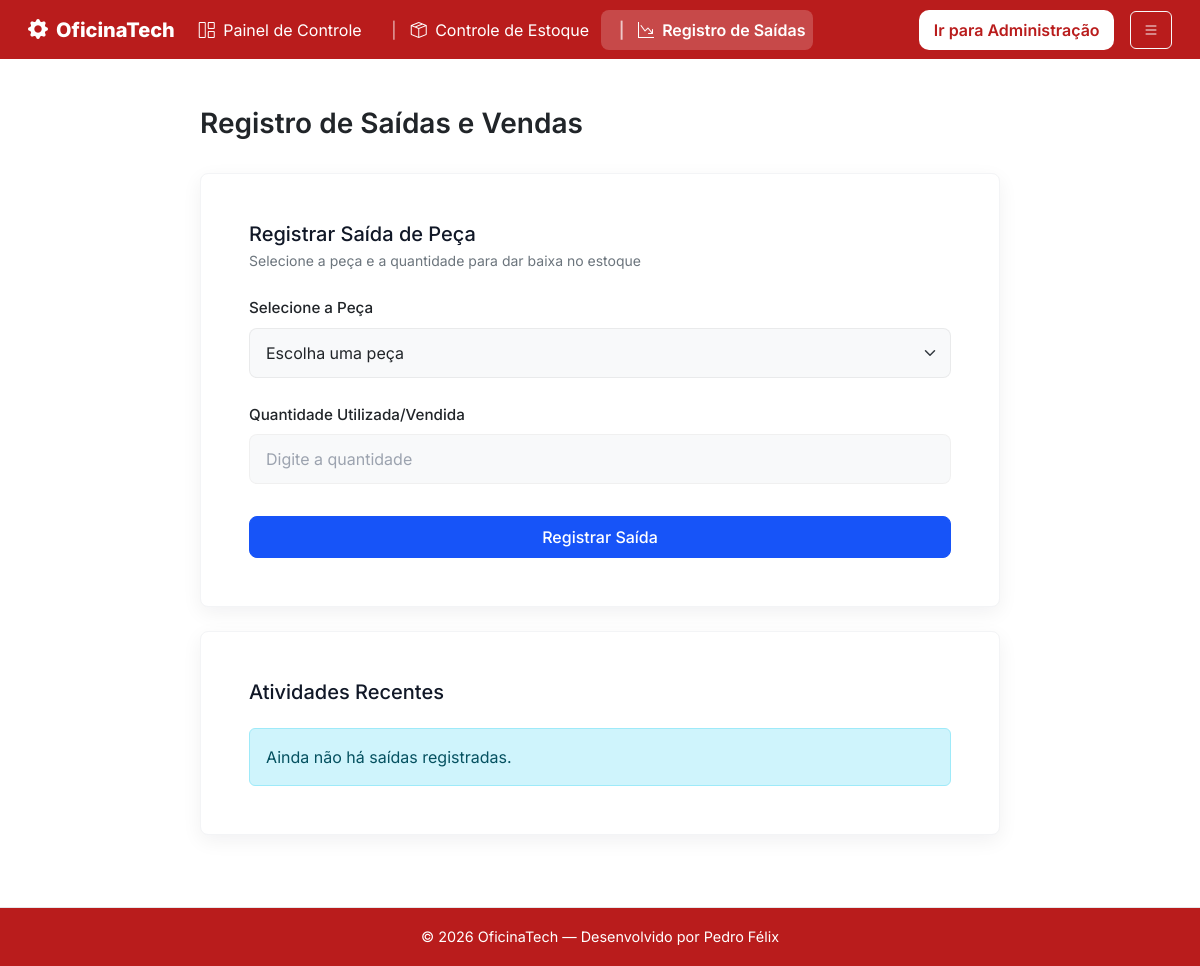
Page /saidas/ (signed in) on the earlier database version.
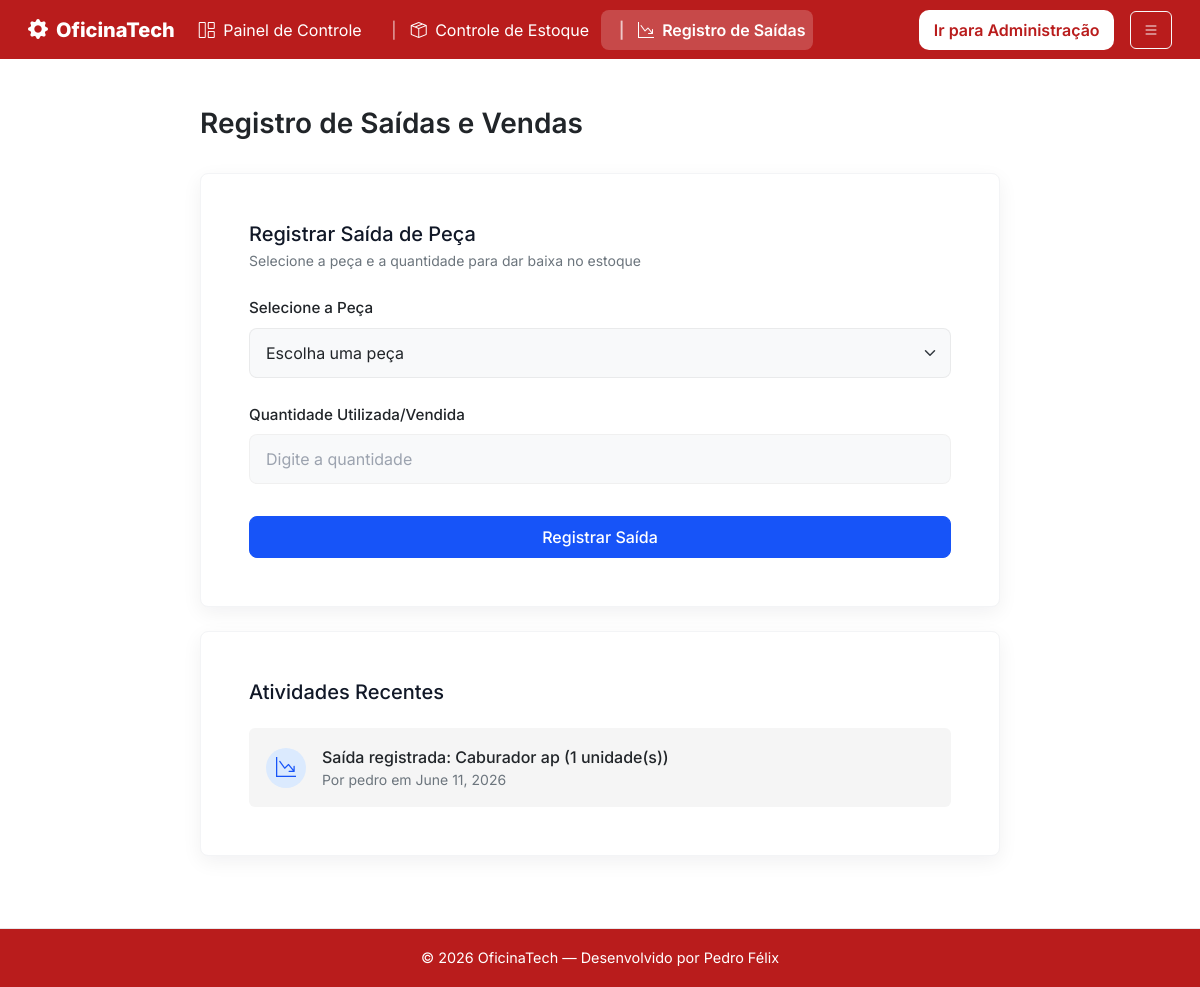
Same page on the later database version.
### oficinatech01/models.py (models this page shows, shortened)
class Venda(models.Model):
    id_venda = models.AutoField(primary_key=True)
    data_venda = models.DateField(auto_now_add=True)
    quant_venda = models.IntegerField()
    id_funcionario = models.ForeignKey(Funcionario, on_delete=models.PROTECT, related_name='vendas')
    id_peca = models.ForeignKey(Peca, on_delete=models.PROTECT, related_name='vendas')

class Peca(models.Model):
    id_peca = models.AutoField(primary_key=True)
    nome_peca = models.CharField(max_length=255)
    descricao_peca = models.TextField(blank=True, null=True)
    custo_peca = models.DecimalField(max_digits=10, decimal_places=2)  # Melhor que Float para dinheiro
    quant_peca = models.IntegerField(default=0)
    alerta_quant = models.IntegerField(default=5)
    ativo = models.BooleanField(default=True)
    data_inativacao = models.DateField(blank=True, null=True)
    data_registo = models.DateField(auto_now_add=True)
    fornecedores = models.ManyToManyField(Fornecedor, related_name='pecas', blank=True)

class Funcionario(models.Model):
    id_funcionario = models.AutoField(primary_key=True)
    user = models.OneToOneField(User, on_delete=models.CASCADE, null=True, blank=True)
    nome_funcionario = models.CharField(max_length=255)
    email_funcionario = models.EmailField(blank=True, null=True)
    cargo_funcionario = models.CharField(max_length=100, blank=True, null=True)
    ativo = models.BooleanField(default=True)
    data_inativacao = models.DateField(blank=True, null=True)
    data_registo = models.DateField(auto_now_add=True)

### oficinatech/views.py (the view, shortened to what this page needs)
# urls.py: path('saidas/', views.saidas, name='saidas'),
@login_required
def saidas(request):
    pecas = Peca.objects.filter(ativo=True).order_by('nome_peca')
    vendas_recentes = Venda.objects.select_related('id_peca', 'id_funcionario').order_by('-id_venda')[:8]
    return render(request, 'saidas.html', {
        'pecas': pecas,
        'vendas_recentes': vendas_recentes,
    })

### oficinatech/templates/saidas.html (shortened to what this page needs)
{% extends 'base.html' %}
{% block content %}
    <div class="container content-wrap d-flex justify-content-center">
        <div class="w-100" style="max-width: 800px;">
            <h1 class="fs-3 fw-semibold mb-4 pb-2 text-dark">Registro de Saídas e Vendas</h1>
            <div class="dashboard-card bg-white p-5 rounded-3 mb-4">
                <div class="mb-4">
                    <h5 class="fw-medium mb-1 fs-5">Registrar Saída de Peça</h5>
                    <p class="text-muted-custom fs-7">Selecione a peça e a quantidade para dar baixa no estoque</p>
                </div>
                <form method="POST" action="{% url 'saidas' %}" id="registroSaidaForm">
                    <div class="mb-4">
                        <label for="pecaSelect" class="form-label fw-medium">Selecione a Peça</label>
                        <select class="form-select custom-input bg-light" id="pecaSelect" name="peca" required>
                            <option value="">Escolha uma peça</option>
                        </select>
                    </div>
                    <div class="mb-4 pb-2">
                        <label for="quantidadeInput" class="form-label fw-medium">Quantidade Utilizada/Vendida</label>
                        <input type="number" class="form-control custom-input bg-light" id="quantidadeInput" name="quantidade" min="1" placeholder="Digite a quantidade" required>
                    </div>
                    <button type="submit" class="btn btn-primary-custom w-100 py-2 rounded-3 fw-medium">Registrar Saída</button>
                </form>
            </div>
            <div class="dashboard-card bg-white p-5 rounded-3">
                <h5 class="fw-medium mb-4 fs-5">Atividades Recentes</h5>
                <div class="d-flex flex-column gap-3">
                    {% for venda in vendas_recentes %}
                    <div class="atividade-item d-flex align-items-center p-3 rounded-2 bg-light-custom">
                        <div class="icon-box bg-primary-subtle text-primary rounded-circle d-flex align-items-center justify-content-center me-3 flex-shrink-0" style="width: 40px; height: 40px;">
                            <i class="bi bi-graph-down-arrow fs-5 text-primary-custom"></i>
                        </div>
                        <div>
                            <p class="mb-0 text-dark fw-medium fs-6">Saída registrada: {{ venda.id_peca.nome_peca }} ({{ venda.quant_venda }} unidade(s))</p>
                            <p class="text-muted-custom mb-0 fs-7">Por {{ venda.id_funcionario.nome_funcionario|default:venda.id_funcionario.user.username }} em {{ venda.data_venda }}</p>
                        </div>
                    </div>
                    {% empty %}
                        <div class="alert alert-info mb-0">Ainda não há saídas registradas.</div>
                    {% endfor %}
                </div>
            </div>
        </div>
    </div>
{% endblock %}

Differences in the rows shown:
added Venda: id_peca.nome_peca "Caburador ap", quant_venda "1", id_funcionario.nome_funcionario "pedro", data_venda "June 11, 2026"
Other differences:
text no longer shown: "Ainda não há saídas registradas."
